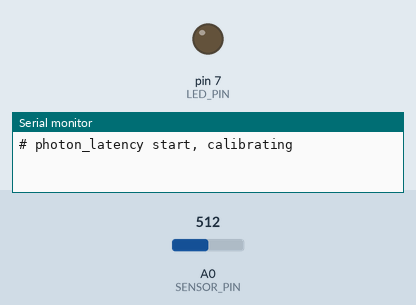
This sketch was run on a simulated Arduino Uno, built with avr-gcc and run on an emulated ATmega328P. Shown: output pins drawn as LEDs (lit = HIGH), the last lines printed to the serial monitor. The inputs (shaded band) are chosen by the test bench; at power-on: A0 (SENSOR_PIN) = 512. Random numbers use the default seed unless the sketch sets one.

Above: at 2.0 s.
At 33.1 s:
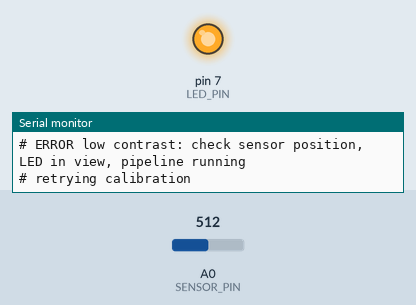
Timing chart, 0 to 35.4 s (numbered marks = the images above):
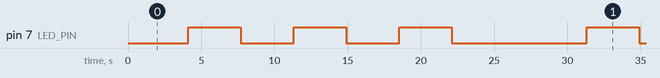

The sketch:

photon_latency.ino
```cpp
// Photon-to-photon latency: LED in front of the RealSense -> TEMT6000 on the headset lens.
// Output over serial (115200): "idx,latency_us" per sample, -1 on timeout. Lines starting with '#' are info.

const uint8_t LED_PIN = 7;
const uint8_t SENSOR_PIN = A0;

const uint32_t SETTLE_MS = 600;
const uint32_t CAL_WINDOW_MS = 1500;
const uint8_t CAL_CYCLES = 3;
const int MIN_CONTRAST = 15;
const uint32_t DARK_CHECK_MS = 15;
const uint32_t TIMEOUT_US = 1000000UL;
const uint32_t GAP_MIN_MS = 400;
const uint32_t GAP_MAX_MS = 800;

int threshold = 0;
uint32_t sampleIdx = 0;

int peakOver(uint32_t ms) {
  int peak = 0;
  uint32_t t0 = millis();
  while (millis() - t0 < ms) {
    int v = analogRead(SENSOR_PIN);
    if (v > peak) peak = v;
  }
  return peak;
}

bool calibrate() {
  int offMax = 0;
  int onMin = 1023;
  for (uint8_t i = 0; i < CAL_CYCLES; i++) {
    digitalWrite(LED_PIN, LOW);
    delay(SETTLE_MS);
    offMax = max(offMax, peakOver(CAL_WINDOW_MS));
    digitalWrite(LED_PIN, HIGH);
    delay(SETTLE_MS);
    onMin = min(onMin, peakOver(CAL_WINDOW_MS));
  }
  digitalWrite(LED_PIN, LOW);
  delay(SETTLE_MS);

  threshold = offMax + (onMin - offMax) / 2;
  Serial.print("# cal dark_peak=");
  Serial.print(offMax);
  Serial.print(" lit_peak=");
  Serial.print(onMin);
  Serial.print(" threshold=");
  Serial.println(threshold);

  if (onMin < offMax) {
    Serial.println("# ERROR lit darker than dark: camera auto-exposure is probably on (set fixed exposure)");
    return false;
  }
  if (onMin - offMax < MIN_CONTRAST) {
    Serial.println("# ERROR low contrast: check sensor position, LED in view, pipeline running");
    return false;
  }
  return true;
}

void setup() {
  analogReference(INTERNAL);
  analogRead(SENSOR_PIN);
  delay(10);
  pinMode(LED_PIN, OUTPUT);
  digitalWrite(LED_PIN, LOW);
  Serial.begin(115200);
  randomSeed(analogRead(A1));
  delay(500);
  Serial.println("# photon_latency start, calibrating");
  while (!calibrate()) {
    delay(5000);
    Serial.println("# retrying calibration");
  }
  Serial.println("# measuring");
}

void loop() {
  delay(random(GAP_MIN_MS, GAP_MAX_MS + 1));

  if (peakOver(DARK_CHECK_MS) > threshold) {
    Serial.println("# skip: sensor not dark");
    return;
  }

  digitalWrite(LED_PIN, HIGH);
  uint32_t t0 = micros();
  uint32_t dt = 0;
  bool hit = false;
  while ((dt = micros() - t0) < TIMEOUT_US) {
    if (analogRead(SENSOR_PIN) > threshold) {
      hit = true;
      break;
    }
  }
  digitalWrite(LED_PIN, LOW);

  sampleIdx++;
  Serial.print(sampleIdx);
  Serial.print(',');
  Serial.println(hit ? (long)dt : -1L);
}
```

Measured:
- by itself, pin 7 (LED_PIN): repeats every 27.2 s: 2 × (LOW 3.6 s, HIGH 3.6 s), LOW 9.2 s, HIGH 3.6 s
